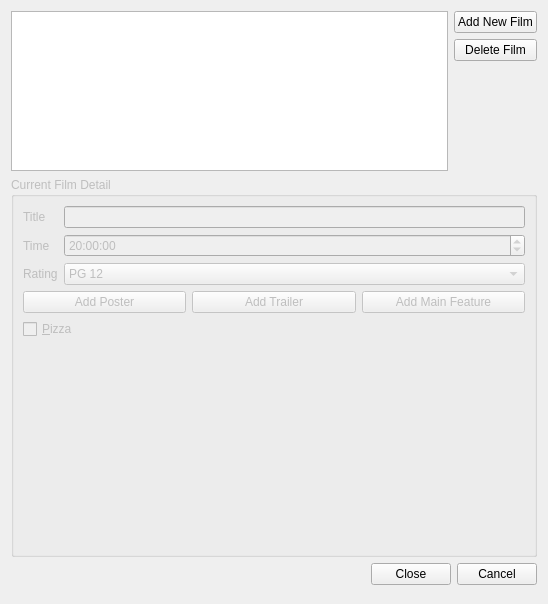
<?xml version="1.0" encoding="UTF-8"?>
<ui version="4.0">
 <class>FilmDialog</class>
 <widget class="QWidget" name="FilmDialog">
  <property name="geometry">
   <rect>
    <x>0</x>
    <y>0</y>
    <width>548</width>
    <height>604</height>
   </rect>
  </property>
  <property name="windowTitle">
   <string>Film Edit</string>
  </property>
  <layout class="QVBoxLayout" name="verticalLayout_3">
   <item>
    <layout class="QHBoxLayout" name="horizontalLayout_2">
     <item>
      <widget class="QListView" name="filmList"/>
     </item>
     <item>
      <layout class="QVBoxLayout" name="verticalLayout_2">
       <item>
        <widget class="QPushButton" name="newFilm">
         <property name="text">
          <string>Add New Film</string>
         </property>
        </widget>
       </item>
       <item>
        <widget class="QPushButton" name="deleteFilm">
         <property name="text">
          <string>Delete Film</string>
         </property>
        </widget>
       </item>
       <item>
        <spacer name="verticalSpacer_2">
         <property name="orientation">
          <enum>Qt::Vertical</enum>
         </property>
         <property name="sizeHint" stdset="0">
          <size>
           <width>20</width>
           <height>40</height>
          </size>
         </property>
        </spacer>
       </item>
      </layout>
     </item>
    </layout>
   </item>
   <item>
    <widget class="QGroupBox" name="groupBox">
     <property name="enabled">
      <bool>false</bool>
     </property>
     <property name="title">
      <string>Current Film Detail</string>
     </property>
     <layout class="QVBoxLayout" name="verticalLayout">
      <item>
       <layout class="QFormLayout" name="formLayout">
        <property name="fieldGrowthPolicy">
         <enum>QFormLayout::ExpandingFieldsGrow</enum>
        </property>
        <property name="labelAlignment">
         <set>Qt::AlignLeading|Qt::AlignLeft|Qt::AlignVCenter</set>
        </property>
        <item row="0" column="0">
         <widget class="QLabel" name="titleLabel">
          <property name="text">
           <string>Title</string>
          </property>
         </widget>
        </item>
        <item row="0" column="1">
         <widget class="QLineEdit" name="titleEdit"/>
        </item>
        <item row="1" column="0">
         <widget class="QLabel" name="timeLabel">
          <property name="sizePolicy">
           <sizepolicy hsizetype="Minimum" vsizetype="Preferred">
            <horstretch>0</horstretch>
            <verstretch>0</verstretch>
           </sizepolicy>
          </property>
          <property name="text">
           <string>Time</string>
          </property>
         </widget>
        </item>
        <item row="1" column="1">
         <widget class="QTimeEdit" name="timeEdit">
          <property name="sizePolicy">
           <sizepolicy hsizetype="Expanding" vsizetype="Fixed">
            <horstretch>0</horstretch>
            <verstretch>0</verstretch>
           </sizepolicy>
          </property>
          <property name="time">
           <time>
            <hour>20</hour>
            <minute>0</minute>
            <second>0</second>
           </time>
          </property>
         </widget>
        </item>
        <item row="2" column="0">
         <widget class="QLabel" name="ratingLabel">
          <property name="sizePolicy">
           <sizepolicy hsizetype="Minimum" vsizetype="Preferred">
            <horstretch>0</horstretch>
            <verstretch>0</verstretch>
           </sizepolicy>
          </property>
          <property name="text">
           <string>Rating</string>
          </property>
         </widget>
        </item>
        <item row="2" column="1">
         <widget class="QComboBox" name="ratingComboBox">
          <property name="sizePolicy">
           <sizepolicy hsizetype="Expanding" vsizetype="Fixed">
            <horstretch>0</horstretch>
            <verstretch>0</verstretch>
           </sizepolicy>
          </property>
          <item>
           <property name="text">
            <string>PG 12</string>
           </property>
          </item>
          <item>
           <property name="text">
            <string>PG 14</string>
           </property>
          </item>
          <item>
           <property name="text">
            <string>18</string>
           </property>
          </item>
         </widget>
        </item>
       </layout>
      </item>
      <item>
       <layout class="QHBoxLayout" name="horizontalLayout">
        <item>
         <widget class="QPushButton" name="addPosterButton">
          <property name="text">
           <string>Add Poster</string>
          </property>
         </widget>
        </item>
        <item>
         <widget class="QPushButton" name="addTrailerButton">
          <property name="text">
           <string>Add Trailer</string>
          </property>
         </widget>
        </item>
        <item>
         <widget class="QPushButton" name="addMovieButton">
          <property name="text">
           <string>Add Main Feature</string>
          </property>
         </widget>
        </item>
       </layout>
      </item>
      <item>
       <widget class="QCheckBox" name="pizzaCheckBox">
        <property name="minimumSize">
         <size>
          <width>0</width>
          <height>0</height>
         </size>
        </property>
        <property name="text">
         <string>&amp;Pizza</string>
        </property>
       </widget>
      </item>
      <item>
       <widget class="QLabel" name="pictureLabel">
        <property name="minimumSize">
         <size>
          <width>200</width>
          <height>200</height>
         </size>
        </property>
        <property name="text">
         <string/>
        </property>
       </widget>
      </item>
     </layout>
    </widget>
   </item>
   <item>
    <widget class="QDialogButtonBox" name="buttonBox">
     <property name="standardButtons">
      <set>QDialogButtonBox::Cancel|QDialogButtonBox::Close</set>
     </property>
    </widget>
   </item>
   <item>
    <spacer name="verticalSpacer">
     <property name="orientation">
      <enum>Qt::Vertical</enum>
     </property>
     <property name="sizeHint" stdset="0">
      <size>
       <width>20</width>
       <height>40</height>
      </size>
     </property>
    </spacer>
   </item>
  </layout>
  <zorder>titleLabel</zorder>
  <zorder>titleEdit</zorder>
  <zorder>ratingComboBox</zorder>
  <zorder>ratingLabel</zorder>
  <zorder>addTrailerButton</zorder>
  <zorder>addMovieButton</zorder>
  <zorder>timeEdit</zorder>
  <zorder>timeLabel</zorder>
  <zorder>buttonBox</zorder>
  <zorder>groupBox</zorder>
  <zorder>addTrailerButton</zorder>
  <zorder>comboBox</zorder>
  <zorder>newFilm</zorder>
  <zorder>verticalSpacer</zorder>
 </widget>
 <resources/>
 <connections/>
</ui>
